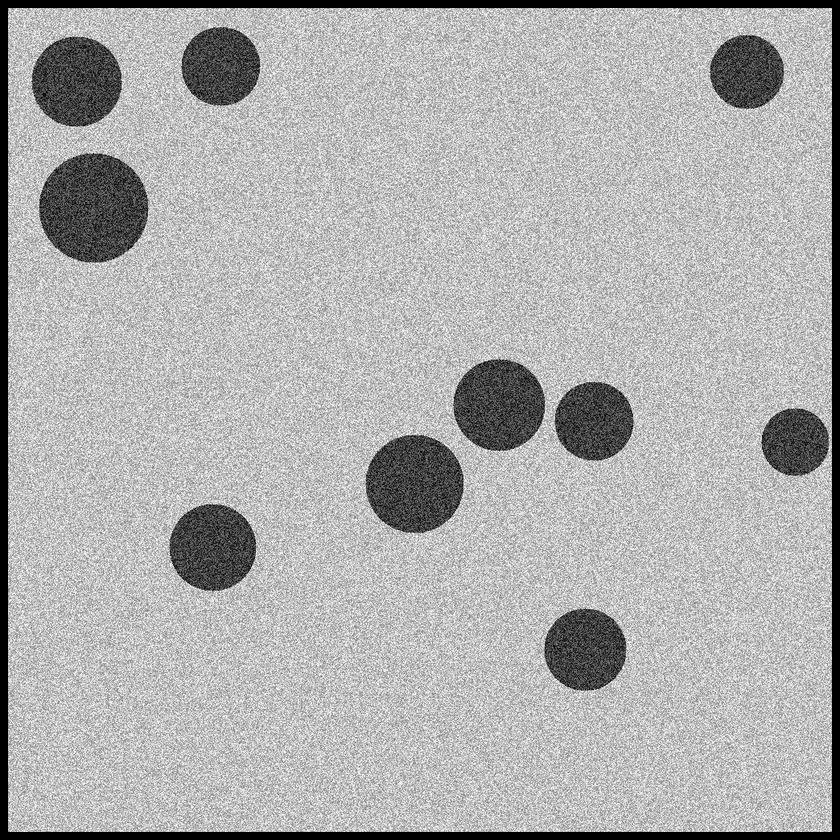
#> input picture Extras/Q3.png, 840 x 840 px, shrunk from 1044 x 1044 before the run, found by its file name
$ jupyter execute --allow-errors Q5.ipynb
#> lines starting #> are read from the running program, lines starting #| are printed output that depends on the picture
## Q5. (Arithmetic Coding)

#### **Importing Libraries**

[cell 1]
import numpy as np
import matplotlib.pyplot as plt

# For reading and writing images
import cv2

#### **Defining Arithmetic Coding Function**

[cell 2]
# Function to perform Arithmetic Coding
def ArithmeticCoding(N, single_channel_image=None, message = None, prob_matrix=None):

    if prob_matrix is None and single_channel_image is None:
        print("Please provide either probability matrix or single channel image")
        return

    if prob_matrix is None:

        # We have single channel image and using it to create probability matrix
        prob_matrix = np.zeros((256,2))

        # Creating probability matrix
        for i in range(256):
            prob_matrix[i][0] = i

        # Calculating probability of each symbol
        for i in range(single_channel_image.shape[0]):
            for j in range(single_channel_image.shape[1]):
                prob_matrix[int(single_channel_image[i][j])][1] += 1

        # Normalizing probability
        prob_matrix[:,1] = prob_matrix[:,1]/(single_channel_image.shape[0]*single_channel_image.shape[1])

        # Converting to list
        prob_matrix = prob_matrix.tolist()

    # Now we have probability matrix

    # Checking if message is provided
    if message is None:
        # Encode single channel image
        message = single_channel_image.flatten()
        # List
        message = message.tolist()

    # Now we have message
    # Let's start encoding in chunks of N
    encoded_message = []

    # Cumulative probability
    cum_prob_matrix = [[0 for i in range(2)] for j in range(len(prob_matrix))]

    for i in range(len(prob_matrix)):
        cum_prob_matrix[i][0] = prob_matrix[i][0]
        if i == 0:
            cum_prob_matrix[i][1] = prob_matrix[i][1]
        else:
            cum_prob_matrix[i][1] = cum_prob_matrix[i-1][1] + prob_matrix[i][1]


    for i in range(0, len(message), N):

        curr_block = None
        if i+N > len(message):
            curr_block = message[i:]
        else:
            curr_block = message[i:i+N]

        curr_min = 0
        curr_max = 1

        # print("Encoding Block:", curr_block)

        # Calculating range
        for j in range(len(curr_block)):

            # Finding cum_prob of symbol in probability matrix
            cum_prob = None
            for k in range(len(prob_matrix)):
                if prob_matrix[k][0] == curr_block[j]:
                    cum_prob = cum_prob_matrix[k][1]
                    break

            cum_prob_prev = 0
            if curr_block[j] != cum_prob_matrix[0][0]:
                for k in range(len(prob_matrix)):
                    if prob_matrix[k][0] == curr_block[j]:
                        cum_prob_prev = cum_prob_matrix[k][1] - prob_matrix[k][1]
                        break

            # print("Selected Character:", curr_block[j])
            # print("Current Range:", curr_min, curr_max)
            # print("Cumulative Probability:", cum_prob_prev, cum_prob)

            # Calculating range
            curr_min_new = curr_min + (curr_max - curr_min)*cum_prob_prev
            curr_max_new = curr_min + (curr_max - curr_min)*cum_prob

            curr_min = curr_min_new
            curr_max = curr_max_new

            # print("New Range:", curr_min, curr_max)

        # Append the Range
        encoded_message.append((curr_min, curr_max))

    return encoded_message, prob_matrix, N, len(message)

#### **Function to Find Number with Min Decimal Digits in a given range**

**Problem**:

$2$ numbers $n_1$ and $n_2$ are given. We need to find the number $n$ such that $n_1 \leq n \leq n_2$ and $n$ has minimum number of digits after decimal point.

**Algorithm / Solution**:

We know that $n_1 = 0.a_1a_2a_3...a_n$ and $n_2 = 0.b_1b_2b_3...b_k$

Now, let there exist a common prefix in $a's$ and $b's$. (Common Prefix can also be empty)

Then, $n_1 = 0.a_1a_2a_3...a_n$ and $n_2 = 0.a_1a_2a_3...a_ic_1c_2c_3...c_m$. ($i \geq 0$)

We know that the number with minimum number of decimal digits will have the prefix $0.a_1a_2a_3...a_i$

So first we take it out and consider the remaining parts $a_{i+1}...a_n$ and $c_1c_2c_3...c_m$

There can be following cases:

**1.)** $m > 1$ i.e. remaiining part of $n_2$ contains atleast $2$ digits. So, we can take $0.a_1a_2a_3...a_ic_1$ as the number with minimum number of digits after decimal point.

Example: $n_1 = 0.123456$ and $n_2 = 0.12345789$.

Here, common prefix is $0.12345$.

Remaining part of $n_1$ is $6$ and remaining part of $n_2$ is $789$.

We see more than $1$ digits in remaining part of $n_2$.

Hence, take $0.123457$ as the number with minimum number of decimal digits.

**2.)** $m = 1$ i.e. remaiining part of $n_2$ contains $1$ digit.

Now we focus on the remaining part of $n_1$.

Remaining part of $n_1$ is $a_{i+1}...a_n$

Now, we know that $n_2 \geq n_1$.

Hence, $c_1 \geq a_{i+1}$

Hence, $a_{i+1} \leq 8$

**2.a)**

If $i+1 = n$ i.e. $a_{i+1}$ is the last digit of $n_1$.

Then, we can take $0.a_1a_2a_3...a_{i+1}$ as the number with minimum number of digits after decimal point.

**2.b)**

Otherwise, let remaining part of $n_1$ be $a_{i+1} \hspace{1mm} 99999..(t-times \hspace{1mm} 9) \hspace{1mm} a_{i+t+2}...a_{n}$ ($t \geq 0$)

if $i + t + 2 \leq n$ i.e. Last digit is not $9$,

Then the answer is $0.a_1a_2a_3...a_{i+1} \hspace{1mm} 99999 \hspace{0.5mm} ._{(t+1-times)}$

Else, the answer is $0.a_1a_2a_3...a_{i+1} \hspace{1mm} 99999 \hspace{0.5mm} ._{(t-times)}$

[cell 3]
def find_num_with_min_dec_digits(range):

    # Finding number of digits after decimal
    # Range is a tuple of 2 elements
    n1 = str(range[0])
    n2 = str(range[1])

    # After Decimal Point
    n1 = n1.split(".")[1]
    n2 = n2.split(".")[1]

    # Find Longest Common Prefix
    i = 0
    while i < len(n1) and i < len(n2):
        if n1[i] != n2[i]:
            break
        i += 1

    # Now after ith index not same
    # 399999 and 422222
    if i < len(n2)-1:
        return float("0." + n2[:i+1])

    # 39999 and 5
    if(int(n2[i]) > int(n1[i]) + 1):
        return float("0." + n2[:i] + str(int(n1[i]) + 1))

    # 39999923 and 4
    # Now last i is last index of n2
    mismatch = 0
    while(i < len(n1)):
        if(n1[i] != '9'):
            if mismatch == 1:
                break
            mismatch += 1
            i += 1
        else:
            i += 1


    if i == len(n1):
        return float("0." + n1)


    return float("0." + n1[:i] + "9")

[cell 4]
# Testing find_num_with_min_dec_digits

print("Number with minimum decimal digits in the range (0.399999, 0.422222):", find_num_with_min_dec_digits((0.399999, 0.422222)))

print("Number with minimum decimal digits in the range (0.399999, 0.4):", find_num_with_min_dec_digits((0.399999, 0.4)))

print("Number with minimum decimal digits in the range (0.39999, 0.5):", find_num_with_min_dec_digits((0.39999, 0.5)))

print("Number with minimum decimal digits in the range (0.39999923, 0.4):", find_num_with_min_dec_digits((0.39999923, 0.4)))

print("Number with minimum decimal digits in the range (0.24123123, 0.3):", find_num_with_min_dec_digits((0.24123123, 0.3)))

print("Number with minimum decimal digits in the range (0.24123123, 0.25123124):", find_num_with_min_dec_digits((0.24123123, 0.25123124)))

print("Number with minimum decimal digits in the range (0.88, 0.89):", find_num_with_min_dec_digits((0.88, 0.89)))

#### **Utility Functions**

**Find optimal numbers for each range in the encoded message**

[cell 5]
def find_opt(encoded_message):
    final_message = []
    for i in range(len(encoded_message)):
        final_message.append(find_num_with_min_dec_digits(encoded_message[i]))
    return final_message

**Plot Message**

[cell 6]
def plot_message(message, isScatter=True, isMarking=True, fig_size=(30,20)):

    # Size of the plot
    plt.figure(figsize=fig_size)

    plt.plot(message)

    if isScatter:
        plt.scatter(range(len(message)), message)
    if isMarking:
        # Marking the points with values
        for i in range(len(message)):
            plt.annotate(str(message[i]), (i, message[i]))

    plt.xlabel("Message Chunk")
    plt.ylabel("Message with Optimal Number of Decimal Digits")
    plt.show()

## **Examples** (For Testing)

Parameters: (Manual Testing)

**N** - Integer that represents the number of symbols that must be encoded in a chunk

**single_channel_image** - NumPy Array of shape (H, W) that represents the image to be encoded or variable storing the Grayscale image to be encoded (Default None)

**message** = Message to be encoded (list of characters) (Default None)

**prob_matrix** - Probability Matrix (Normalized histogram of the image) (Map of characters and probability values in format specified in example) (Default None)

### **Example 1: Single Channel Image as a NumPy Array**

### **Example 2: Probability Matrix with Message**

### **Example 3: Probability Matrix with Message**

### **Example 4: Single Channel Image as a Grayscale Image**

**Example with Single Channel Image**

$$N = 5$$

**single_channel_image**

$$ = \begin{bmatrix} 1 & 2 & 3 & 4 \\ 5 & 6 & 7 & 8 \\ 9 & 10 & 11 & 12 \\ 13 & 14 & 15 & 16 \end{bmatrix} $$

(Change the above parameters and run the code for the output as you wish)

[cell 7]
# Test the Function
encoded, prob_matrix, N, length = ArithmeticCoding(5, single_channel_image = np.array([[1,2,3,4],[5,6,7,8],[9,10,11,12],[13,14,15,16]]))

[cell 8]
encoded

[cell 9]
np.array(prob_matrix).shape

[cell 10]
N, length

[cell 11]
# Getting the Optimal Number in each Range and Plotting the Final Message
final_message =  find_opt(encoded)

[cell 12]
final_message

[cell 13]
plot_message(final_message, fig_size=(10, 8))
#> in plot_message, `plt.show()`:
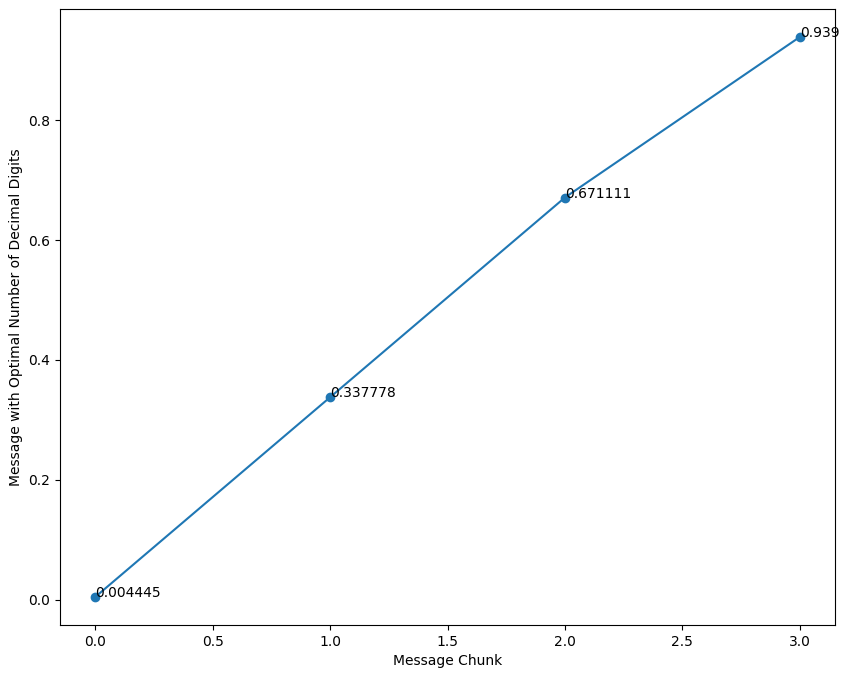
#> figure drawn by matplotlib, 1 panel

**Example with Probability Matrix**

$$N = 4$$

**prob_matrix**

$$ = \begin{bmatrix} A & 0.2 \\ B & 0.2 \\ C & 0.4 \\ D & 0.2 \end{bmatrix} $$

**message** = BACD

(Change the above parameters and run the code for the output as you wish)

[cell 14]
# Another Example
prob_matrix = [['A',0.2],['B',0.2],['C',0.4],['D',0.2]]
message = ['B','A','C','D']

encoded, prob_matrix, N, length = ArithmeticCoding(4, prob_matrix = prob_matrix, message = message)

[cell 15]
encoded

[cell 16]
prob_matrix

[cell 17]
N, length

[cell 18]
# Getting the Optimal Number in each Range and Plotting the Final Message
final_message =  find_opt(encoded)

[cell 19]
final_message

[cell 20]
plot_message(final_message, fig_size=(10,7))
#> call 2 of plot_message, with isScatter = True, isMarking = True, fig_size = (10, 7)
#> in plot_message (call 2), `plt.show()`:
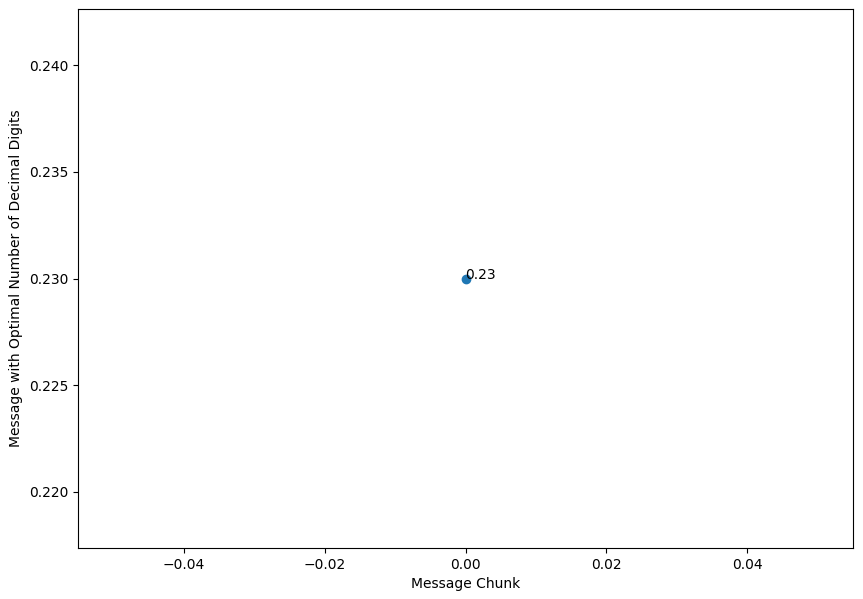
#> figure drawn by matplotlib, 1 panel

**Exam Question**

$$N = 4$$

**prob_matrix**

$$ = \begin{bmatrix} A & 0.2 \\ B & 0.2 \\ C & 0.4 \\ D & 0.2 \end{bmatrix} $$

**message** = BABDBACD

(Change the above parameters and run the code for the output as you wish)

[cell 21]
prob_matrix = [['A',0.2],['B',0.2],['C',0.4],['D',0.2]]
message = ['B','A','B','D', 'B', 'A', 'C', 'D']

encoded, prob_matrix, N, length = ArithmeticCoding(4, prob_matrix = prob_matrix, message = message)

[cell 22]
encoded

[cell 23]
np.array(prob_matrix).shape

[cell 24]
N, length

[cell 25]
# Getting the Optimal Number in each Range and Plotting the Final Message
final_message =  find_opt(encoded)

[cell 26]
final_message

[cell 27]
plot_message(final_message, fig_size=(10,8))
#> call 3 of plot_message, with isScatter = True, isMarking = True, fig_size = (10, 8)
#> in plot_message (call 3), `plt.show()`:
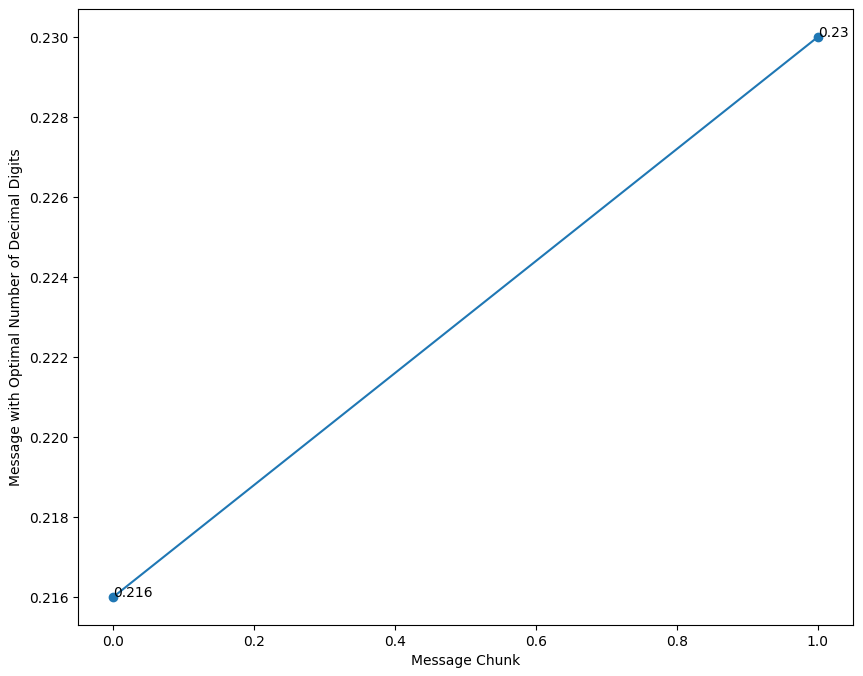
#> figure drawn by matplotlib, 1 panel

**Real Gray Scale Image**

$\Rightarrow$ Encode Images produced in Question 3 and 4

$$N = 4$$

**single_channel_image** = Q3.png / Q4.png

(Change the above parameters and run the code for the output as you wish)

[cell 28]
# Read Q3.png and Q4.png
import cv2

# Read Q3.png as Grayscale
Q3 = cv2.imread("Q3.png", cv2.IMREAD_GRAYSCALE)
#> Q3 is the input picture: shape (840, 840); min 0, max 255, mean 174.6

# Read Q4.png as Grayscale
Q4 = cv2.imread("Q4.png", cv2.IMREAD_GRAYSCALE)
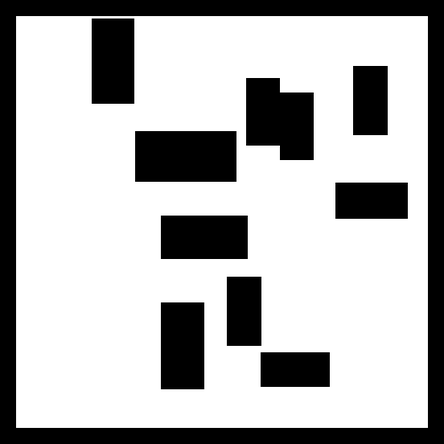
#> input picture Extras/Q4.png, 444 x 444 px, shrunk from 552 x 552 before the run, found by its file name
#> Q4 is the input picture: shape (444, 444); min 0, max 255, mean 179.7

[cell 29]
Q3.shape, Q4.shape
#> Out = ((840, 840), (444, 444))

[cell 30]
# Show Images In a Single Plot
fig, ax = plt.subplots(1,2, figsize=(10,10))

ax[0].imshow(Q3, cmap="gray")
ax[0].set_title("Q3.png")

ax[1].imshow(Q4, cmap="gray")
ax[1].set_title("Q4.png")

plt.show()

[cell 31]
# Let's Encode Q3.png
encoded_Q3, prob_matrix_Q3, N_Q3, length_Q3 = ArithmeticCoding(4, single_channel_image = Q3)
#> encoded_Q3 = 176400 items; prob_matrix_Q3 = 256 pairs, first value 0 to 255, second value 0.000112 to 0.0358; N_Q3 = 4; length_Q3 = 705600

# Let's Encode Q4.png
encoded_Q4, prob_matrix_Q4, N_Q4, length_Q4 = ArithmeticCoding(4, single_channel_image = Q4)
#> encoded_Q4 = 49284 items; prob_matrix_Q4 = 256 pairs, first value 0 to 255, second value 0 to 0.673; N_Q4 = 4; length_Q4 = 197136

[cell 32]
# Let's see the encoded messages
np.array(encoded_Q3).shape, np.array(encoded_Q4).shape
#> Out = ((176400, 2), (49284, 2))

[cell 33]
# Probability Matrix for Q3.png and Q4.png
np.array(prob_matrix_Q3).shape, np.array(prob_matrix_Q4).shape
#> Out = ((256, 2), (256, 2))

[cell 34]
N_Q3, length_Q3
#> Out = (4, 705600)

[cell 35]
N_Q4, length_Q4
#> Out = (4, 197136)

[cell 36]
# Getting the Optimal Number in each Range and Plotting the Final Message
final_message_Q3 =  find_opt(encoded_Q3)
#> (the rest of this cell did not finish here and is left out)

[cell 37]
# Plotting the Final Message (At Some intervals otherwise it will be too dense)
plot_message(final_message_Q3[0:-1:200], isScatter=False, isMarking=False)
#> call 4 of plot_message, with isScatter = False, isMarking = False, fig_size = (30, 20)
#> in plot_message (call 4), `plt.show()`:
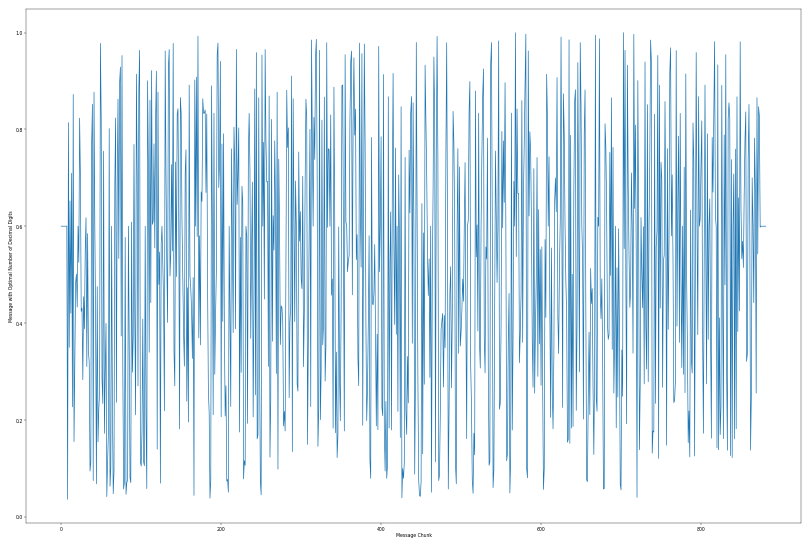
#> figure drawn by matplotlib, 1 panel; curve peaks at x = 703, y = 1
